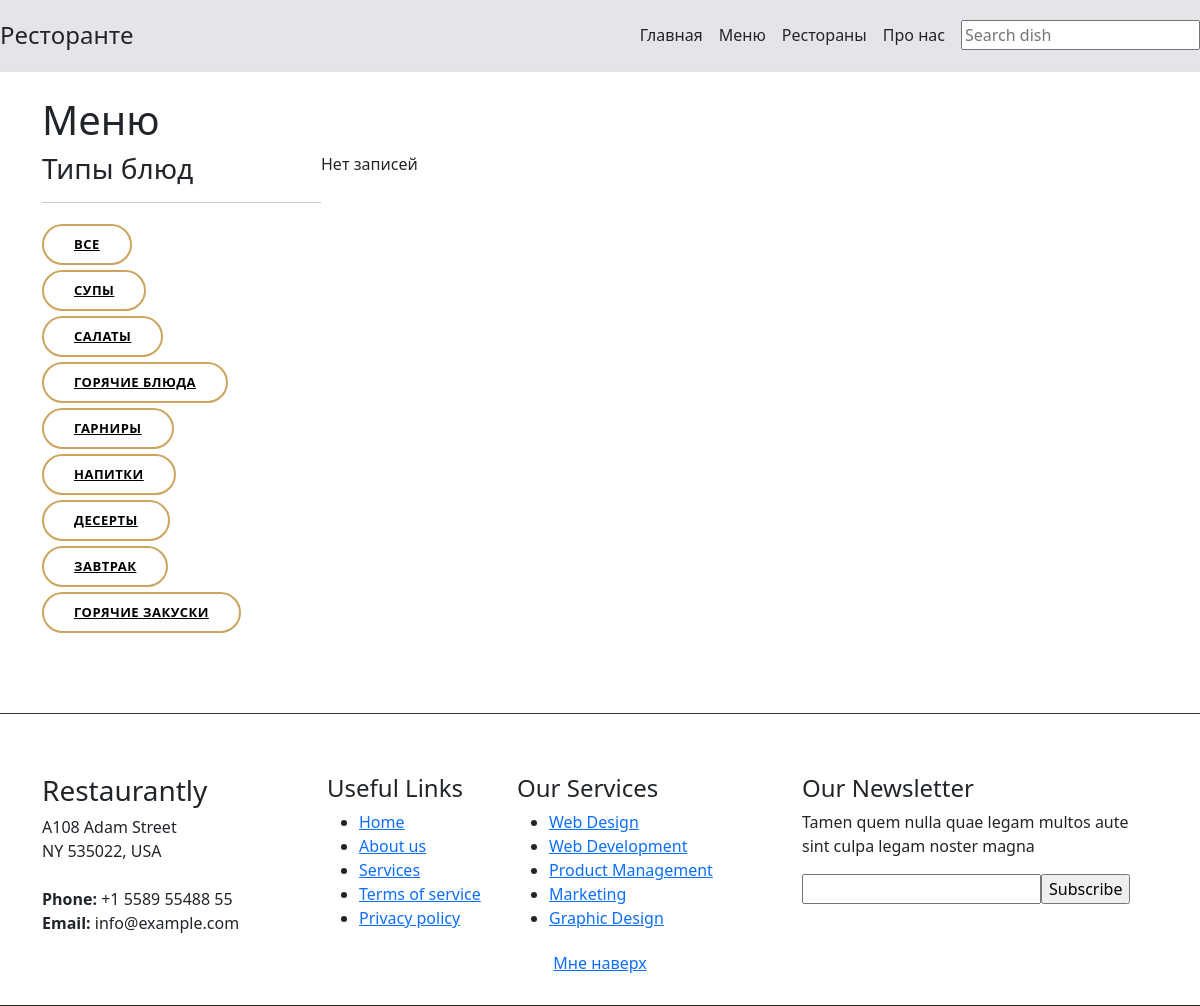
Page /menu?q=Завтрак on the earlier database version.
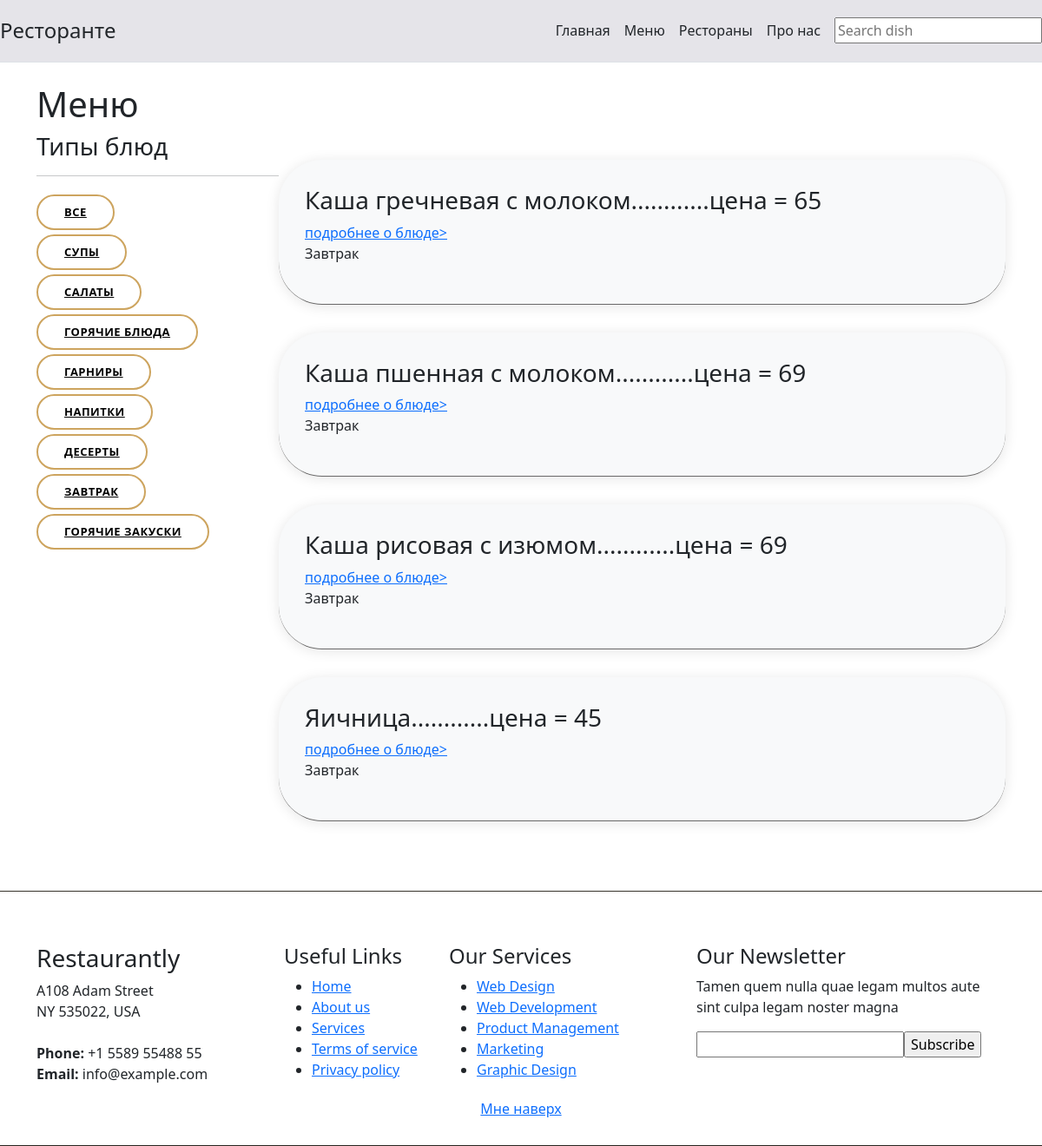
Same page on the later database version.
### app/models.py (models this page shows, shortened)
class DishType(models.Model):
    title = models.CharField(max_length=50, verbose_name="Тип блюда")
    def __str__(self):
        return self.title
    class Meta:
        verbose_name = u"Тип блюда"
        verbose_name_plural = u"Типы блюд"

class MenuItem(models.Model):
    dish = models.OneToOneField('Dish', verbose_name="Блюдо", on_delete=models.CASCADE)
    serving_size = models.CharField(max_length=50, verbose_name="Размер порции")
    price = models.IntegerField(verbose_name="Цена")
    class Meta:
        verbose_name = u"Позиция в меню"
        verbose_name_plural = u"Позиции меню"

class Dish(models.Model):
    title = models.CharField(max_length=50, verbose_name="Название блюда")
    dish_type = models.ForeignKey('DishType', verbose_name="Тип блюда", on_delete=models.SET_NULL, null=True)
    description = models.TextField(verbose_name="Описание блюда", null=True)
    ingredient_list = models.ManyToManyField('Ingredient', verbose_name="Список ингредиентов")
    class Meta:
        verbose_name = u"Блюдо"
        verbose_name_plural = u"Список Блюд"

### app/views.py (the view)
# urls.py: path('menu', views.menu, name='menu'),
def menu(request):
    q = request.GET.get('q') if request.GET.get('q') is not None else ''
    menu_list = MenuItem.objects.filter(
        Q(dish__dish_type__title__icontains=q) |
        Q(dish__title__icontains=q)
    ).order_by('dish__dish_type', 'dish__title')
    dish_types = DishType.objects.all()
    object_type_for_search = 'dish'
    context = {'title': 'Меню', 'menu_list': menu_list, 'dish_types': dish_types,
               'object_type_for_search': object_type_for_search}
    return render(request, 'app/menu.html', context)

### templates/app/menu.html (shortened to what this page needs)
{% extends "app/base.html" %}
{% block search_bar %}
    <form method="get" action={% url 'menu' %}>
        <input type="text" name="q" placeholder="Search {{ object_type_for_search }}"/>
    </form>
{% endblock %}
{% block content %}
    <h1>Меню</h1>
    <div class="home-container">
        <div>
            <h3>Типы блюд</h3>
            <hr>
            <div>
                <a href="{% url 'menu' %}" class="btn-menu">Все</a>
            </div>
            {% for dish_type in dish_types %}
                <div>
                    <a href="{% url 'menu' %}?q={{ dish_type.title }}" class="btn-menu">{{ dish_type.title }}</a>
                </div>
            {% endfor %}
        </div>
        <div>
            <div>
                {% if menu_list %}
                    {% for menu_item in menu_list %}
                        <div class="box">
                            <div>
                                <h3>{{ menu_item.dish.title }}............цена = {{ menu_item.price }}</h3>
                                <a href="{% url 'dish' %}?id={{ menu_item.dish.pk }}">подробнее о блюде></a>
                            </div>
                            <p>{{ menu_item.dish.dish_type }}</p>
                        </div>
                    {% endfor %}
                {% else %}
                    <p>Нет записей</p>
                {% endif %}
            </div>
        </div>
    </div>
{% endblock %}

### templates/app/base.html (shortened to what this page needs)
<!doctype html>
<html lang="ru">
<head>
    <link rel="stylesheet" href="https://cdn.jsdelivr.net/npm/bootstrap@5.1.3/dist/css/bootstrap.min.css">
</head>
<body>
<div class="d-flex flex-column flex-md-row align-items-center pb-3 mb-4 border-bottom navigation">
    <a href="{% url 'home' %}" class="d-flex align-items-center text-dark text-decoration-none">
        <span class="fs-4">Ресторанте</span>
    </a>
    <nav class="d-inline-flex mt-2 mt-md-0 ms-md-auto ">
        <a class="me-3 py-2 text-dark text-decoration-none" href="{% url 'home' %}">Главная</a>
        <a class="me-3 py-2 text-dark text-decoration-none" href="{% url 'menu' %}">Меню</a>
        <a class="me-3 py-2 text-dark text-decoration-none" href="{% url 'restaurant_list' %}">Рестораны</a>
        <a class="me-3 py-2 text-dark text-decoration-none" href="{% url 'about' %}">Про нас</a>
    </nav>
    {% block search_bar %}{% endblock %}
</div>
<div class="container">
    {% block content %}{% endblock %}
</div>
<div class="footer-top">
    <div class="container">
        <div class="row">
            <div class="col-lg-3 col-md-6">
                <div class="footer-info"><h3>Restaurantly</h3>
                    <p> A108 Adam Street <br> NY 535022, USA<br><br> <strong>Phone:</strong> +1 5589 55488 55<br>
                        <strong>Email:</strong> info@example.com<br></p>
                </div>
            </div>
            <div class="col-lg-2 col-md-6 footer-links"><h4>Useful Links</h4>
                <ul>
                    <li> <a href="#">Home</a></li>
                    <li> <a href="#">About us</a></li>
                    <li> <a href="#">Services</a></li>
                    <li> <a href="#">Terms of service</a></li>
                    <li> <a href="#">Privacy policy</a></li>
                </ul>
            </div>
            <div class="col-lg-3 col-md-6 footer-links"><h4>Our Services</h4>
                <ul>
                    <li> <a href="#">Web Design</a></li>
                    <li> <a href="#">Web Development</a></li>
                    <li> <a href="#">Product Management</a></li>
                    <li> <a href="#">Marketing</a></li>
                    <li> <a href="#">Graphic Design</a></li>
                </ul>
            </div>
            <div class="col-lg-4 col-md-6 footer-newsletter"><h4>Our Newsletter</h4>
                <p>Tamen quem nulla quae legam multos aute sint culpa legam noster magna</p>
                <form action="" method="post"><input type="email" name="email"><input type="submit" value="Subscribe">
                </form>
            </div>
        </div>
    </div>
    <div>
        <a href="#" class="back-to-top d-flex align-items-center justify-content-center active">
            Мне наверх
        </a>
    </div>
</div>
</body>
</html>

### templates/app/base.html (style rules this page uses)
.navigation { background: rgba(212, 211, 219, 0.6); border-bottom: 1px solid rgba(12, 11, 9, 0.6); transition: all 0.5s; z-index: 997; padding: 15px 0; top: 40px; }
.footer-top { border-top: 1px solid #37332a; border-bottom: 1px solid #28251f; padding: 60px 0 30px 0; margin-top: 80px; }

### templates/app/menu.html (style rules this page uses)
.home-container { display: grid; grid-template-columns: 1fr 3fr; }
.box { margin-top: 32px; padding: 30px 30px; box-shadow: 0px 2px 15px rgb(0 0 0 / 10%); transition: all ease-in-out 0.3s; background: #f8f9fa; border-bottom: 1px solid rgba(12, 11, 9, 0.6); top: 40px; border-radius: 50px }
.btn-menu, .btn-book { font-weight: 600; font-size: 13px; letter-spacing: 0.5px; text-transform: uppercase; display: inline-block; padding: 12px 30px; border-radius: 50px; transition: 0.3s; line-height: 1; color: black; border: 2px solid #cda45e; margin-top: 5px; }

Differences in the rows shown:
added MenuItem: dish "Каша гречневая с молоком", price "65", dish.dish_type "Завтрак"
added MenuItem: dish "Каша пшенная с молоком", price "69", dish.dish_type "Завтрак"
added MenuItem: dish "Каша рисовая с изюмом", price "69", dish.dish_type "Завтрак"
added MenuItem: dish "Яичница", price "45", dish.dish_type "Завтрак"
Other differences:
text no longer shown: "Нет записей"
